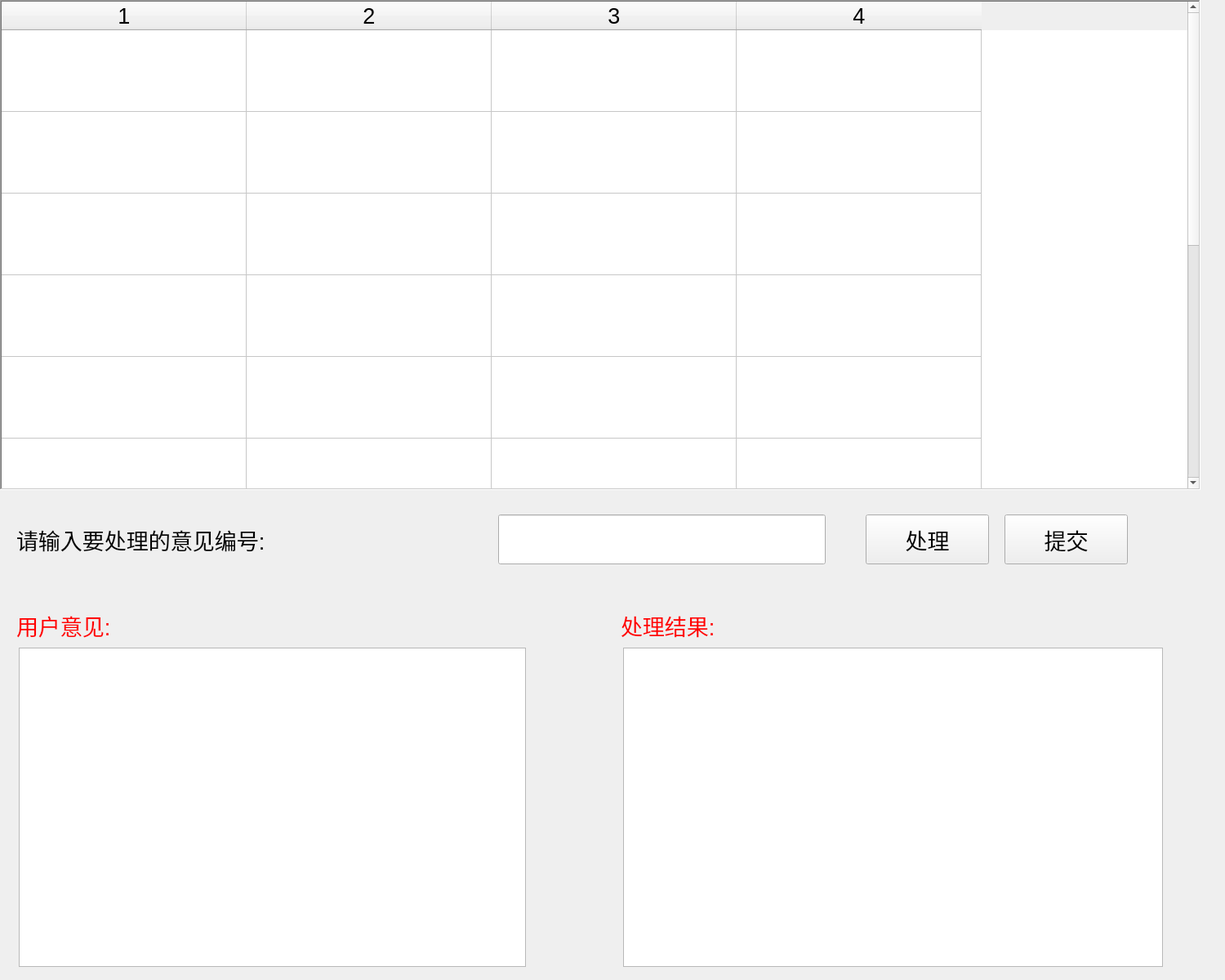
<?xml version="1.0" encoding="UTF-8"?>
<ui version="4.0">
 <class>give_feedback</class>
 <widget class="QWidget" name="give_feedback">
  <property name="geometry">
   <rect>
    <x>0</x>
    <y>0</y>
    <width>1500</width>
    <height>1200</height>
   </rect>
  </property>
  <property name="windowTitle">
   <string>反馈处理</string>
  </property>
  <property name="styleSheet">
   <string notr="true"/>
  </property>
  <widget class="QTableWidget" name="tableWidget">
   <property name="geometry">
    <rect>
     <x>0</x>
     <y>0</y>
     <width>1470</width>
     <height>600</height>
    </rect>
   </property>
   <property name="font">
    <font>
     <family>Arial</family>
     <pointsize>20</pointsize>
     <weight>50</weight>
     <italic>false</italic>
     <bold>false</bold>
    </font>
   </property>
   <property name="frameShape">
    <enum>QFrame::WinPanel</enum>
   </property>
   <property name="frameShadow">
    <enum>QFrame::Sunken</enum>
   </property>
   <property name="editTriggers">
    <set>QAbstractItemView::NoEditTriggers</set>
   </property>
   <property name="showGrid">
    <bool>true</bool>
   </property>
   <property name="gridStyle">
    <enum>Qt::SolidLine</enum>
   </property>
   <property name="sortingEnabled">
    <bool>true</bool>
   </property>
   <property name="rowCount">
    <number>10</number>
   </property>
   <property name="columnCount">
    <number>4</number>
   </property>
   <attribute name="horizontalHeaderVisible">
    <bool>true</bool>
   </attribute>
   <attribute name="horizontalHeaderCascadingSectionResizes">
    <bool>false</bool>
   </attribute>
   <attribute name="horizontalHeaderDefaultSectionSize">
    <number>300</number>
   </attribute>
   <attribute name="verticalHeaderVisible">
    <bool>false</bool>
   </attribute>
   <attribute name="verticalHeaderDefaultSectionSize">
    <number>100</number>
   </attribute>
   <row/>
   <row/>
   <row/>
   <row/>
   <row/>
   <row/>
   <row/>
   <row/>
   <row/>
   <row/>
   <column/>
   <column/>
   <column/>
   <column/>
   <item row="0" column="0">
    <property name="text">
     <string/>
    </property>
    <property name="background">
     <brush brushstyle="NoBrush">
      <color alpha="255">
       <red>0</red>
       <green>170</green>
       <blue>0</blue>
      </color>
     </brush>
    </property>
   </item>
  </widget>
  <widget class="QLabel" name="label">
   <property name="geometry">
    <rect>
     <x>20</x>
     <y>630</y>
     <width>471</width>
     <height>61</height>
    </rect>
   </property>
   <property name="font">
    <font>
     <family>Arial</family>
     <pointsize>20</pointsize>
    </font>
   </property>
   <property name="text">
    <string>请输入要处理的意见编号:</string>
   </property>
  </widget>
  <widget class="QLineEdit" name="opinion_rec_num">
   <property name="geometry">
    <rect>
     <x>610</x>
     <y>630</y>
     <width>401</width>
     <height>61</height>
    </rect>
   </property>
   <property name="font">
    <font>
     <family>Arial</family>
     <pointsize>20</pointsize>
    </font>
   </property>
  </widget>
  <widget class="QTextEdit" name="user_opinion">
   <property name="geometry">
    <rect>
     <x>23</x>
     <y>793</y>
     <width>621</width>
     <height>391</height>
    </rect>
   </property>
   <property name="font">
    <font>
     <family>Arial</family>
     <pointsize>16</pointsize>
     <weight>50</weight>
     <italic>false</italic>
     <bold>false</bold>
    </font>
   </property>
   <property name="readOnly">
    <bool>true</bool>
   </property>
  </widget>
  <widget class="QLabel" name="label_2">
   <property name="geometry">
    <rect>
     <x>20</x>
     <y>740</y>
     <width>381</width>
     <height>51</height>
    </rect>
   </property>
   <property name="font">
    <font>
     <family>Arial</family>
     <pointsize>20</pointsize>
    </font>
   </property>
   <property name="styleSheet">
    <string notr="true">color: rgb(255, 0, 0);</string>
   </property>
   <property name="text">
    <string>用户意见:</string>
   </property>
  </widget>
  <widget class="QTextEdit" name="result">
   <property name="geometry">
    <rect>
     <x>763</x>
     <y>793</y>
     <width>661</width>
     <height>391</height>
    </rect>
   </property>
   <property name="font">
    <font>
     <family>Arial</family>
     <pointsize>16</pointsize>
     <weight>50</weight>
     <italic>false</italic>
     <bold>false</bold>
    </font>
   </property>
   <property name="readOnly">
    <bool>false</bool>
   </property>
  </widget>
  <widget class="QLabel" name="label_3">
   <property name="geometry">
    <rect>
     <x>760</x>
     <y>740</y>
     <width>381</width>
     <height>51</height>
    </rect>
   </property>
   <property name="font">
    <font>
     <family>Arial</family>
     <pointsize>20</pointsize>
    </font>
   </property>
   <property name="styleSheet">
    <string notr="true">color: rgb(255, 0, 0);</string>
   </property>
   <property name="text">
    <string>处理结果:</string>
   </property>
  </widget>
  <widget class="QPushButton" name="deal">
   <property name="geometry">
    <rect>
     <x>1060</x>
     <y>630</y>
     <width>151</width>
     <height>61</height>
    </rect>
   </property>
   <property name="font">
    <font>
     <family>Arial</family>
     <pointsize>20</pointsize>
    </font>
   </property>
   <property name="text">
    <string>处理</string>
   </property>
  </widget>
  <widget class="QPushButton" name="confirm">
   <property name="geometry">
    <rect>
     <x>1230</x>
     <y>630</y>
     <width>151</width>
     <height>61</height>
    </rect>
   </property>
   <property name="font">
    <font>
     <family>Arial</family>
     <pointsize>20</pointsize>
    </font>
   </property>
   <property name="text">
    <string>提交</string>
   </property>
  </widget>
 </widget>
 <resources/>
 <connections/>
</ui>
